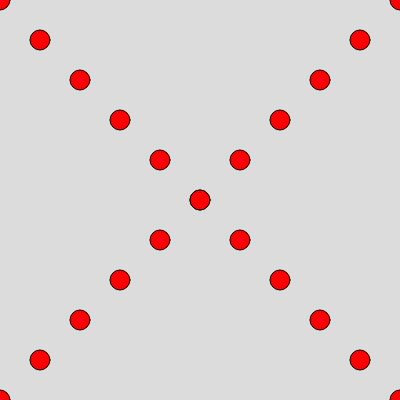
Frame 1 (no input)
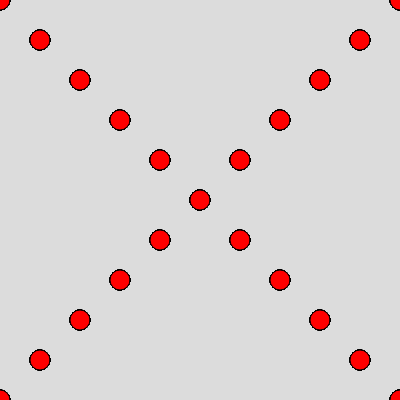
Frame 60 (no input)
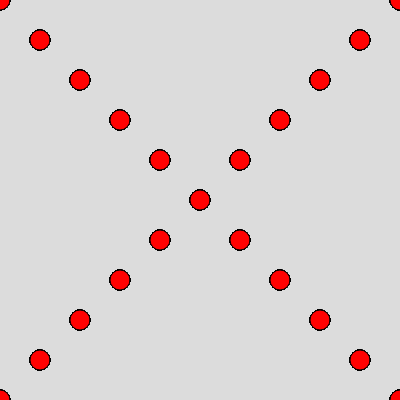
Frame 120 (the mouse pressed at the canvas centre since frame 60)

The p5.js sketch that drew these frames (run headless with seeded random() and noise() and a simulated clock; from frame 60 on, the mouse is pressed at the canvas centre):

// p5.js sketch
// ── sketch.js
// Warm Up Exercises:
// 1. Summing an Array
// 2. Drawing with loops practice

let a = [22, 11, 5, 5, 90, 80, 70, 60]
//        0  1   2  3  4    5   6   7 
// a.length is 8

function setup() {
  createCanvas(400, 400);
  background(220);
  //TASK 1: Add up all the values in our array
  //        and display the total in the console
  let total = 0;

for (let currentNumber of a){
  total += currentNumber;
}
  // for (let i = 0; i < a.length; i++) {
  //   total += a[i];
  // }
  print(total);
}

function draw() {
  fill(255, 0, 0);
  drawCircleCross();
}


function drawCircleCross(){
  // let x = 0;
  // let yOne = 0;
  // let d = 20;
  // let yTwo = 400;
  // circle(x, yOne, d);
  // for (let i = 0; i < width; i++){
  //   x += 40;
  //   yOne += 40;
  //   circle(x, yOne, d);
  // }
  // x = 0;
  // circle(x, yTwo, d);
  // for (let i = 0; i < width; i++){
  //   x += 40;
  //   yTwo -= 40;
  //   circle(x, yTwo, d);
  // }
  for(let x = 0; x <= width; x+= width/10){
    circle(x,x,20);
    circle(x, height-x,20);
  }
}
